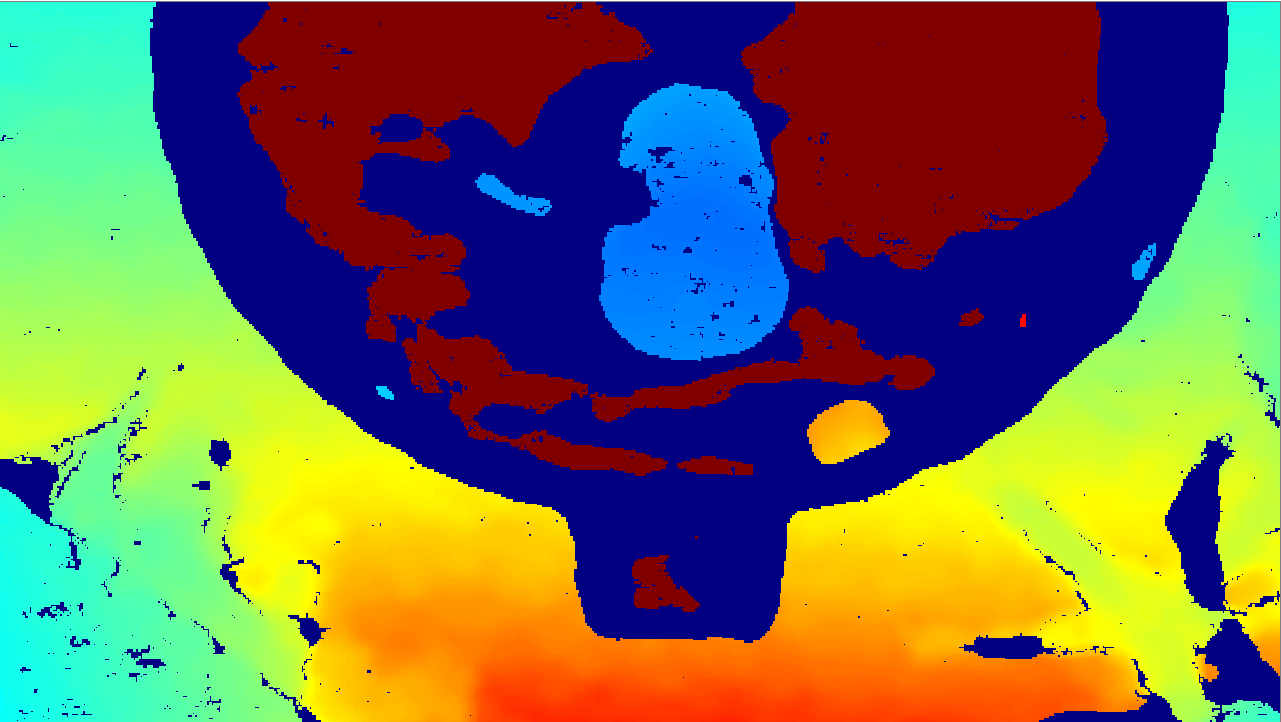
#> input picture docs/imgs/depth.png, 1281 x 722 px, found by its file name
$ python 'scaling_and_cropping .py'
#> lines starting #> are read from the running program, lines starting #| are printed output that depends on the picture
#!/usr/bin/env python
# coding: utf-8

# In[41]:


import cv2
import numpy as np
import time
import os


# In[42]:


def viewImage(img):
    cv2.imshow("image",img)
    cv2.waitKey(0)
    cv2.destroyAllWindows()


# In[43]:


IMG_HEIGHT = 360
IMG_WIDTH = 640

vertical_margin = int(360 / 9)
horizonal_margin = int(640 / 12)

height = int(360 * 0.91)
length = int(640 * 0.88)


# In[44]:


def main():


    img_depth = cv2.imread("./imgs/depth.png", cv2.IMREAD_COLOR)
#> img_depth is the input picture: shape (722, 1281, 3); mean B, G, R 84.1, 108.7, 109.1
    img_color = cv2.imread("./imgs/color.png", cv2.IMREAD_COLOR)
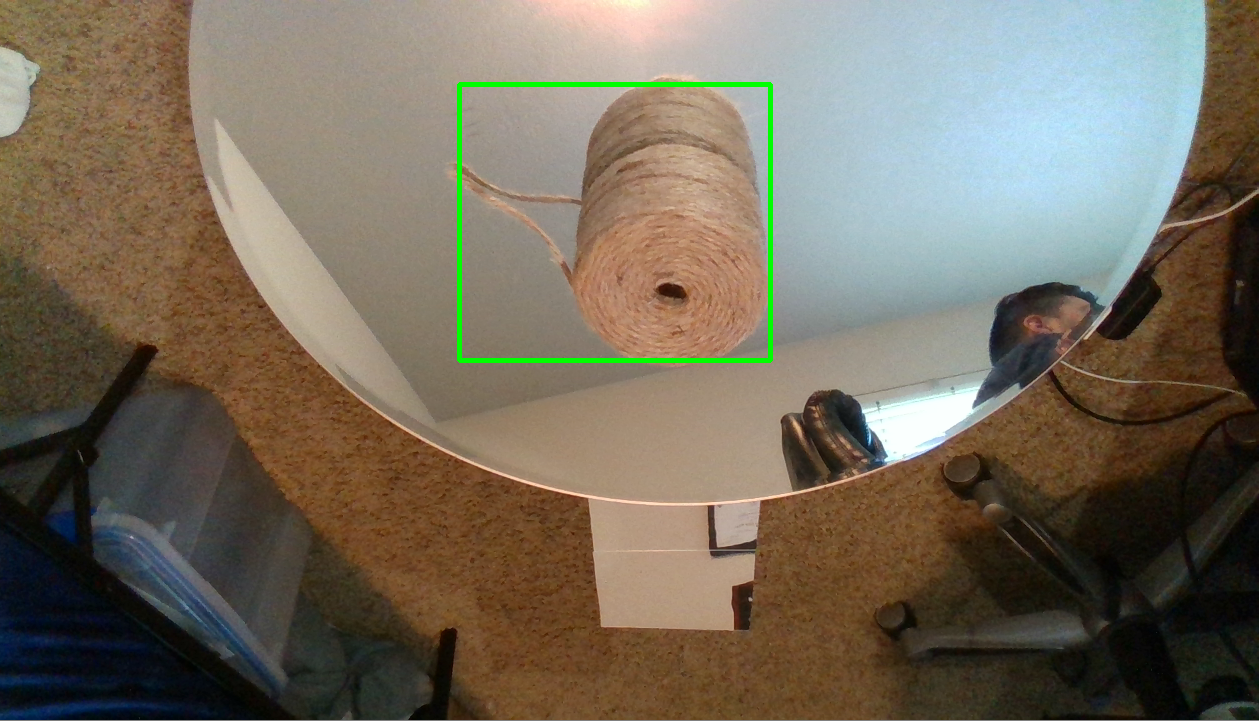
#> input picture docs/imgs/color.png, 1259 x 721 px, found by its file name
#> img_color is the input picture: shape (721, 1259, 3); mean B, G, R 92.5, 107.8, 117
    old_depth = img_depth
    croped_depth = img_depth[vertical_margin:height, horizonal_margin:length]
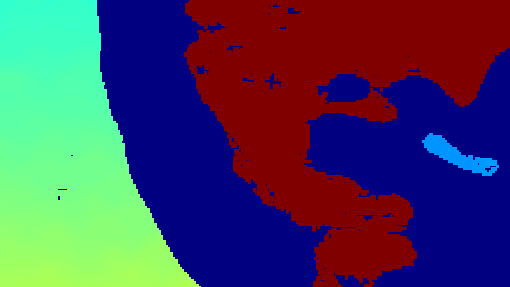
#> croped_depth: shape (287, 510, 3); mean B, G, R 92.5, 65.9, 69
    img_depth = cv2.resize(croped_depth,(640,360))
#> img_depth: shape (360, 640, 3)
#> (the run stopped early here; a loop or call above may not have finished)
